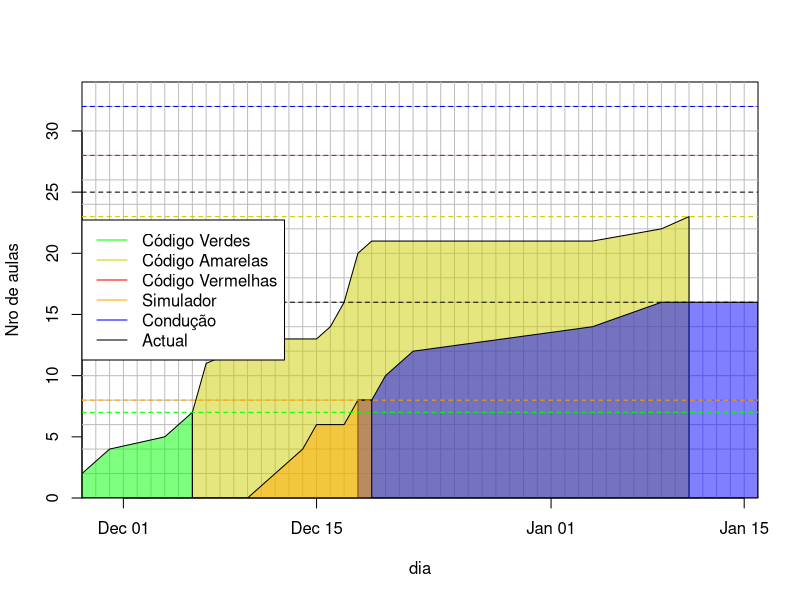

The R source for this figure:
df <- read.csv(file.path("data", "aulas.csv"))

dias <- as.Date(df$dia)
codigo <- cumsum(df$codigo)
conducao <- cumsum(df$conducao)

diff_dias <- as.numeric(
  difftime(
    max(dias),
    min(dias),
    unit = "days"
  )
)

png("progresso.png",
  width = 8,
  height = 8,
  units = "cm",
  res = 2048,
  pointsize = 4
)

plot(
  dias,
  codigo,
  ylim = c(0, 34),
  xaxs = "i",
  yaxs = "i",
  xlab = "dia",
  ylab = "Nro de aulas",
  col = "white"
)
grid(
  nx = diff_dias,
  ny = 17,
  lty = 1,
  col = "gray",
  lwd = 1
)

# Linhas do código
polygon(
  x = c(
    min(dias[codigo >= 7 & codigo < 24]),
    dias[codigo >= 7 & codigo < 24],
    max(dias[codigo >= 7 & codigo < 24])
  ),
  y = c(0, codigo[codigo >= 7 & codigo < 24], 0),
  col = adjustcolor("yellow3", alpha.f = 0.5)
)
polygon(
  x = c(
    min(dias[codigo <= 8]),
    dias[codigo <= 8],
    max(dias[codigo <= 8])
  ),
  y = c(0, codigo[codigo <= 8], 0),
  col = adjustcolor("green", alpha.f = 0.5)
)

# Linhas da condução
polygon(
  x = c(
    min(dias[conducao >= 8]),
    dias[conducao >= 8],
    max(dias[conducao >= 8])
  ),
  y = c(0, conducao[conducao >= 8], 0),
  col = adjustcolor("blue", alpha.f = 0.5)
)
polygon(
  x = c(
    min(dias[conducao <= 8]),
    dias[conducao <= 8],
    max(dias[conducao <= 8])
  ),
  y = c(0, conducao[conducao <= 8], 0),
  col = adjustcolor("orange", alpha.f = 0.5)
)

# linhas guia
abline(h = 7, col = "green", lty = 2)
abline(h = 23, col = "yellow3", lty = 2)
abline(h = 28, col = "red", lty = 2)
abline(h = 8, col = "orange", lty = 2)
abline(h = 32, col = "blue", lty = 2)
abline(v = as.Date(Sys.Date()), col = "black", lty = 2)
abline(h = max(codigo[dias <= as.Date(Sys.Date())]), col = "black", lty = 2)
abline(h = max(conducao[dias <= as.Date(Sys.Date())]), col = "black", lty = 2)

legend(
  x = "left",
  legend = c(
    "Código Verdes",
    "Código Amarelas",
    "Código Vermelhas",
    "Simulador",
    "Condução",
    "Actual"
  ),
  col = c("green", "yellow3", "red", "orange", "blue", "black"),
  lty = 1,
  lwd = 1
)
